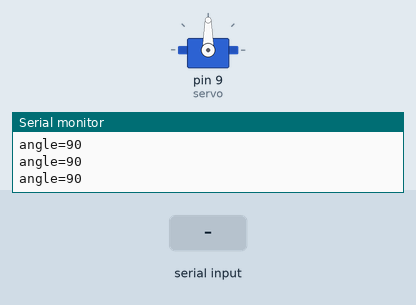
Recording of a sketch running on a simulated Arduino Uno, built with avr-gcc and run on an emulated ATmega328P. Shown: servo, the last lines printed to the serial monitor. The test bench sets the inputs (shaded band).

Above: at 1.2 s.
1.3 s: "angle ,45\n" received over Serial
At 2.6 s:
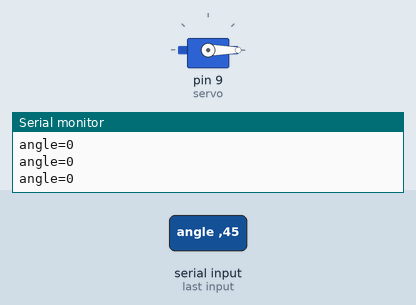
2.9 s: "angle 90\n" received over Serial
At 4.0 s:
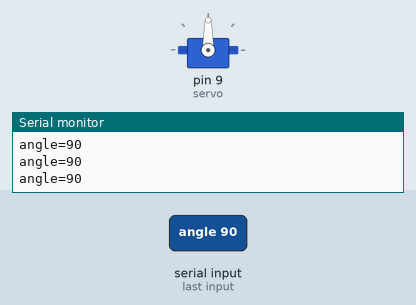
Timing chart, 0 to 5.9 s (numbered marks = the images above; inputs shaded):
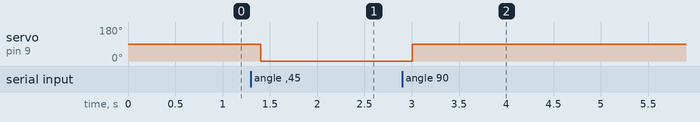

The sketch:

servo.ino
```cpp
// SG90 servo signal on D9. Send "angle <0-180>".
#include <Servo.h>

Servo servo;
int angle = 90;

void setup() {
  Serial.begin(115200);
  servo.attach(9);
  servo.write(angle);
}

void loop() {
  if (Serial.available()) {
    String c = Serial.readStringUntil('\n');
    c.trim();
    if (c.startsWith("angle ")) {
      angle = constrain(c.substring(6).toInt(), 0, 180);
      servo.write(angle);
    }
  }
  Serial.print("angle=");
  Serial.println(angle);
  delay(200);
}
```

Measured:
- after the input at 1.3 s, servo on pin 9 (servo): 90° → 0° after 0.10 s
- after the input at 2.9 s, servo on pin 9 (servo): 0° → 90° after 0.10 s
